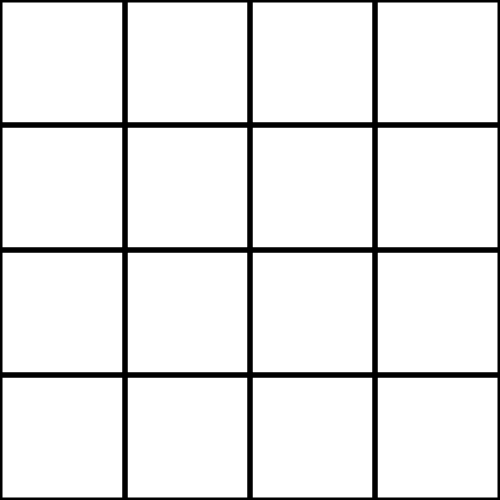
Frame 1 (no input)
Frame 60 (no input): identical to frame 1, image omitted
Frame 120 (the mouse pressed at the canvas centre since frame 60): identical to frame 1, image omitted

The p5.js sketch that drew this single still picture (run headless with seeded random() and noise() and a simulated clock; from frame 60 on, the mouse is pressed at the canvas centre):

// p5.js sketch
// ── sketch.js
//Game Logic
var cards = [];             // array that stores all the Card objects
var cardValue = [];         // 2D Array that stores two of every card value
var cardsInARow = 4;           // number of cards to display on a side
var selectIndex;            // temporarily holds the particular index for a card value
var cardExists = true;      // true if the card value at selectIndex is still available
var val = 1;                // hold the value of cardValue at selectIndex

var numberOfValues;
var pairFound = [];

//Render Preference
var cardSize;

function setup() {
    createCanvas(500, 500);
    cardSize = floor(width / cardsInARow);
    numberOfValues = floor(cardsInARow * cardsInARow / 2);

    //creates a 2D array of each available card value and stores it twice at each index.
    //available values are one half of every card in the grid
    for (var i = 0; i < numberOfValues; i++) {
        cardValue[i] = [i, i];
    }

    // populates the 2D array cards.   
    for (var i = 0; i < cardsInARow; i++) {
        cards[i] = []; // for every index i, generate an empty array
        pairFound[i] = [];
        for (var j = 0; j < cardsInARow; j++) {
            pairFound[i][j] = false;
            // only runs the following code WHILE cardExists === true
            while (cardExists === true) {

                /* pick an index at random.
                index i can be anything from 0 to number of values
                index j can be either 0 or 1 (since we want to pull any given number twice) */
                selectIndex = [floor(random(numberOfValues)), floor(random(2))];

                // if there exists a value at the selected index, continue
                if (cardValue[selectIndex[0]][selectIndex[1]] != null) {

                    //temporarily stores the cardValue with the variable val
                    val = cardValue[selectIndex[0]][selectIndex[1]]

                    /* delete the cardValue at the selected index so we don't reroll it.
                    splice is a method that works with arrays
                    it requires two parameters.
                    1. the given index to start deleting,
                    2. the number of indexes to delete () */

                    //so this time  we are deleteing one index at given location
                    cardValue[selectIndex[0]].splice(selectIndex[1], 1);

                    /* generates a new Card object at position i and j
                    with the given value + 1 (since we don't want 0 but do want the max number)
                    stores that object in the 2D array cards at index i and j */
                    cards[i][j] = new Card(i, j, val + 1);
                    //console.log(selectIndex, val);
                    //cardExists = false;
                    break;
                }
            }
        }
    }
}

function draw() {
    background(255);

    for (var i = 0; i < cardsInARow; i++) {
        for (var j = 0; j < cardsInARow; j++) {
            if (pairFound[i][j] === true) {
                cards[i][j].show = true;
                cards[i][j].clr = [0, 180, 0];
            }
            cards[i][j].render();
        }
    }

    // border
    strokeWeight(4);
    stroke(0);
    noFill();
    rect(0, 0, width, height)
}

var clickNum = 0;
var idx = [];
function mouseClicked() {
    for (var i = 0; i < cardsInARow; i++) {
        for (var j = 0; j < cardsInARow; j++) {
            if (mouseX >= cards[i][j].x && mouseX < cards[i][j].x + cards[i][j].r
                && mouseY >= cards[i][j].y && mouseY < cards[i][j].y + cards[i][j].r) {
                if (clickNum < 2) {

                    idx[clickNum] = [i, j]
                    cards[i][j].show = true;
                    clickNum++;
                } else {
                    if (cards[idx[0][0]][idx[0][1]].num === cards[idx[1][0]][idx[1][1]].num) {
                        pairFound[idx[0][0]][idx[0][1]] = true;
                        pairFound[idx[1][0]][idx[1][1]] = true;
                    }

                    cards[idx[0][0]][idx[0][1]].show = false;
                    cards[idx[1][0]][idx[1][1]].show = false;

                    clickNum = 0;
                    idx = [];
                }
            }
        }
    }
}

class Card {
    constructor(col, row, num) {
        this.r = cardSize
        this.x = col * this.r;
        this.y = row * this.r;
        this.num = num;
        this.show = false
        this.clr = [0, 0, 0];
    }

    render() {
        stroke(0);
        strokeWeight(5);
        noFill();
        rect(this.x, this.y, this.r, this.r);

        if (this.show === true) {
            fill(this.clr);
        } else {
            noFill();
        }
        noStroke();
        textAlign(CENTER, CENTER)
        textSize(this.r * 0.9);
        text(str(this.num), this.x + this.r / 2, this.y + this.r / 2);
    }
}
